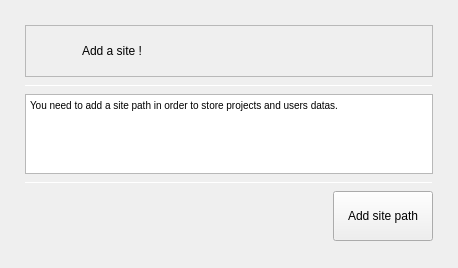
<?xml version="1.0" encoding="UTF-8"?>
<ui version="4.0">
 <class>Form</class>
 <widget class="QWidget" name="Form">
  <property name="geometry">
   <rect>
    <x>0</x>
    <y>0</y>
    <width>458</width>
    <height>268</height>
   </rect>
  </property>
  <property name="windowTitle">
   <string>Form</string>
  </property>
  <layout class="QHBoxLayout" name="horizontalLayout">
   <property name="leftMargin">
    <number>0</number>
   </property>
   <property name="topMargin">
    <number>0</number>
   </property>
   <property name="rightMargin">
    <number>0</number>
   </property>
   <property name="bottomMargin">
    <number>0</number>
   </property>
   <item>
    <layout class="QVBoxLayout" name="verticalLayout_3">
     <property name="spacing">
      <number>8</number>
     </property>
     <property name="leftMargin">
      <number>25</number>
     </property>
     <property name="topMargin">
      <number>25</number>
     </property>
     <property name="rightMargin">
      <number>25</number>
     </property>
     <property name="bottomMargin">
      <number>25</number>
     </property>
     <item>
      <widget class="QFrame" name="welcome_info_title_frame">
       <property name="sizePolicy">
        <sizepolicy hsizetype="Preferred" vsizetype="Fixed">
         <horstretch>0</horstretch>
         <verstretch>0</verstretch>
        </sizepolicy>
       </property>
       <property name="frameShape">
        <enum>QFrame::StyledPanel</enum>
       </property>
       <property name="frameShadow">
        <enum>QFrame::Raised</enum>
       </property>
       <layout class="QHBoxLayout" name="horizontalLayout_5">
        <property name="leftMargin">
         <number>0</number>
        </property>
        <property name="topMargin">
         <number>0</number>
        </property>
        <property name="rightMargin">
         <number>0</number>
        </property>
        <property name="bottomMargin">
         <number>0</number>
        </property>
        <item>
         <widget class="QLabel" name="welcome_info_image_label">
          <property name="minimumSize">
           <size>
            <width>50</width>
            <height>50</height>
           </size>
          </property>
          <property name="maximumSize">
           <size>
            <width>50</width>
            <height>50</height>
           </size>
          </property>
          <property name="text">
           <string/>
          </property>
         </widget>
        </item>
        <item>
         <widget class="QLabel" name="welcome_info_title_label">
          <property name="sizePolicy">
           <sizepolicy hsizetype="Preferred" vsizetype="Fixed">
            <horstretch>0</horstretch>
            <verstretch>0</verstretch>
           </sizepolicy>
          </property>
          <property name="text">
           <string>Add a site !</string>
          </property>
         </widget>
        </item>
       </layout>
      </widget>
     </item>
     <item>
      <widget class="Line" name="line_2">
       <property name="maximumSize">
        <size>
         <width>16777215</width>
         <height>1</height>
        </size>
       </property>
       <property name="orientation">
        <enum>Qt::Horizontal</enum>
       </property>
      </widget>
     </item>
     <item>
      <widget class="QTextEdit" name="welcome_main_textEdit">
       <property name="sizePolicy">
        <sizepolicy hsizetype="Expanding" vsizetype="Minimum">
         <horstretch>0</horstretch>
         <verstretch>0</verstretch>
        </sizepolicy>
       </property>
       <property name="maximumSize">
        <size>
         <width>16777215</width>
         <height>80</height>
        </size>
       </property>
       <property name="html">
        <string>&lt;!DOCTYPE HTML PUBLIC &quot;-//W3C//DTD HTML 4.0//EN&quot; &quot;http://www.w3.org/TR/REC-html40/strict.dtd&quot;&gt;
&lt;html&gt;&lt;head&gt;&lt;meta name=&quot;qrichtext&quot; content=&quot;1&quot; /&gt;&lt;style type=&quot;text/css&quot;&gt;
p, li { white-space: pre-wrap; }
&lt;/style&gt;&lt;/head&gt;&lt;body style=&quot; font-family:'MS Shell Dlg 2'; font-size:7.8pt; font-weight:400; font-style:normal;&quot;&gt;
&lt;p style=&quot; margin-top:0px; margin-bottom:0px; margin-left:0px; margin-right:0px; -qt-block-indent:0; text-indent:0px;&quot;&gt;You need to add a site path in order to store projects and users datas.&lt;/p&gt;&lt;/body&gt;&lt;/html&gt;</string>
       </property>
       <property name="textInteractionFlags">
        <set>Qt::NoTextInteraction</set>
       </property>
      </widget>
     </item>
     <item>
      <widget class="Line" name="line">
       <property name="maximumSize">
        <size>
         <width>16777215</width>
         <height>1</height>
        </size>
       </property>
       <property name="orientation">
        <enum>Qt::Horizontal</enum>
       </property>
      </widget>
     </item>
     <item>
      <layout class="QHBoxLayout" name="horizontalLayout_6">
       <property name="spacing">
        <number>2</number>
       </property>
       <property name="topMargin">
        <number>0</number>
       </property>
       <item>
        <spacer name="horizontalSpacer">
         <property name="orientation">
          <enum>Qt::Horizontal</enum>
         </property>
         <property name="sizeHint" stdset="0">
          <size>
           <width>40</width>
           <height>20</height>
          </size>
         </property>
        </spacer>
       </item>
       <item>
        <widget class="QPushButton" name="create_pushButton">
         <property name="minimumSize">
          <size>
           <width>100</width>
           <height>50</height>
          </size>
         </property>
         <property name="text">
          <string>Add site path</string>
         </property>
        </widget>
       </item>
      </layout>
     </item>
    </layout>
   </item>
  </layout>
 </widget>
 <resources/>
 <connections/>
</ui>
